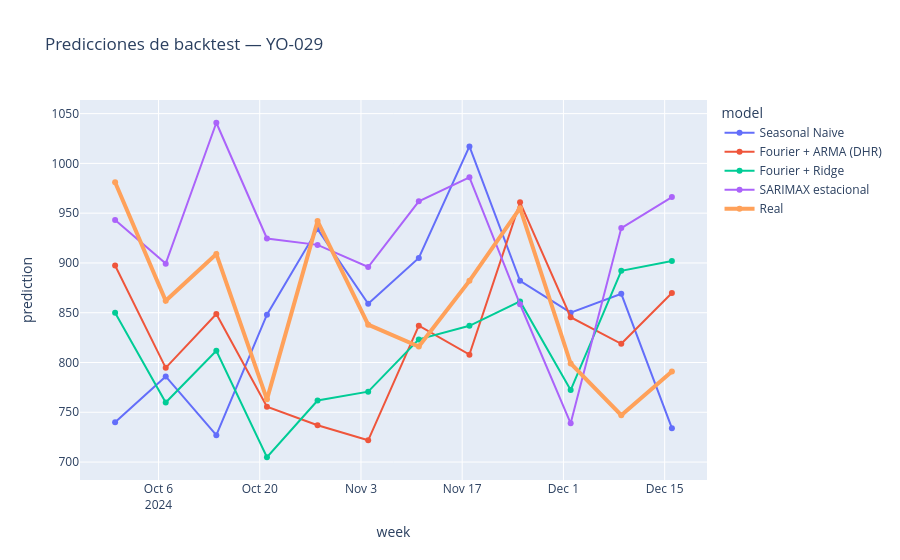

The cell this chart's notebook holds for it:
### Markdown cell above
## 6. Backtest de ejemplo

Los cuatro modelos pronostican **exactamente las mismas semanas**. WAPE determina el orden principal y MAE sirve como segunda métrica.

### Code cell
example_preds, example_metrics = rolling_backtest(series, params=example_params)
display(example_metrics)

fig = px.line(
    example_preds.sort_values('week'), x='week', y='prediction', color='model', markers=True,
    title=f'Predicciones de backtest — {example_sku}'
)
actual = example_preds[['week','actual']].drop_duplicates().sort_values('week')
fig.add_scatter(x=actual['week'], y=actual['actual'], mode='lines+markers', name='Real', line={'width':4})
fig.show()

### Figure 1 — Plotly figure (JSON) as saved in the notebook; plotly's stock layout.template omitted (floating-point values rounded to 4 significant figures)
{"data": [{"hovertemplate": "model=Seasonal Naive<br>week=%{x}<br>prediction=%{y}<extra></extra>", "legendgroup": "Seasonal Naive", "line": {"color": "#636efa", "dash": "solid"}, "marker": {"symbol": "circle"}, "mode": "lines+markers", "name": "Seasonal Naive", "orientation": "v", "showlegend": true, "type": "scatter", "x": ["2024-09-30T00:00:00", "2024-10-07T00:00:00", "2024-10-14T00:00:00", "2024-10-21T00:00:00", "2024-10-28T00:00:00", "2024-11-04T00:00:00", "2024-11-11T00:00:00", "2024-11-18T00:00:00", "2024-11-25T00:00:00", "2024-12-02T00:00:00", "2024-12-09T00:00:00", "2024-12-16T00:00:00"], "xaxis": "x", "y": [740.0, 786.0, 727.0, 848.0, 934.0, 859.0, 905.0, 1017.0, 882.0, 850.0, 869.0, 734.0], "yaxis": "y"}, {"hovertemplate": "model=Fourier + ARMA (DHR)<br>week=%{x}<br>prediction=%{y}<extra></extra>", "legendgroup": "Fourier + ARMA (DHR)", "line": {"color": "#EF553B", "dash": "solid"}, "marker": {"symbol": "circle"}, "mode": "lines+markers", "name": "Fourier + ARMA (DHR)", "orientation": "v", "showlegend": true, "type": "scatter", "x": ["2024-09-30T00:00:00", "2024-10-07T00:00:00", "2024-10-14T00:00:00", "2024-10-21T00:00:00", "2024-10-28T00:00:00", "2024-11-04T00:00:00", "2024-11-11T00:00:00", "2024-11-18T00:00:00", "2024-11-25T00:00:00", "2024-12-02T00:00:00", "2024-12-09T00:00:00", "2024-12-16T00:00:00"], "xaxis": "x", "y": [897.4, 794.6, 848.7, 755.5, 737.0, 721.9, 837.0, 807.9, 960.9, 845.5, 818.8, 869.8], "yaxis": "y"}, {"hovertemplate": "model=Fourier + Ridge<br>week=%{x}<br>prediction=%{y}<extra></extra>", "legendgroup": "Fourier + Ridge", "line": {"color": "#00cc96", "dash": "solid"}, "marker": {"symbol": "circle"}, "mode": "lines+markers", "name": "Fourier + Ridge", "orientation": "v", "showlegend": true, "type": "scatter", "x": ["2024-09-30T00:00:00", "2024-10-07T00:00:00", "2024-10-14T00:00:00", "2024-10-21T00:00:00", "2024-10-28T00:00:00", "2024-11-04T00:00:00", "2024-11-11T00:00:00", "2024-11-18T00:00:00", "2024-11-25T00:00:00", "2024-12-02T00:00:00", "2024-12-09T00:00:00", "2024-12-16T00:00:00"], "xaxis": "x", "y": [849.9, 759.8, 811.8, 704.8, 761.8, 770.7, 823.2, 836.8, 861.3, 772.3, 892.1, 901.9], "yaxis": "y"}, {"hovertemplate": "model=SARIMAX estacional<br>week=%{x}<br>prediction=%{y}<extra></extra>", "legendgroup": "SARIMAX estacional", "line": {"color": "#ab63fa", "dash": "solid"}, "marker": {"symbol": "circle"}, "mode": "lines+markers", "name": "SARIMAX estacional", "orientation": "v", "showlegend": true, "type": "scatter", "x": ["2024-09-30T00:00:00", "2024-10-07T00:00:00", "2024-10-14T00:00:00", "2024-10-21T00:00:00", "2024-10-28T00:00:00", "2024-11-04T00:00:00", "2024-11-11T00:00:00", "2024-11-18T00:00:00", "2024-11-25T00:00:00", "2024-12-02T00:00:00", "2024-12-09T00:00:00", "2024-12-16T00:00:00"], "xaxis": "x", "y": [943.2, 899.3, 1041.0, 924.6, 918.1, 895.9, 961.8, 986.0, 858.5, 738.9, 935.0, 966.2], "yaxis": "y"}, {"line": {"width": 4}, "mode": "lines+markers", "name": "Real", "type": "scatter", "x": ["2024-09-30T00:00:00", "2024-10-07T00:00:00", "2024-10-14T00:00:00", "2024-10-21T00:00:00", "2024-10-28T00:00:00", "2024-11-04T00:00:00", "2024-11-11T00:00:00", "2024-11-18T00:00:00", "2024-11-25T00:00:00", "2024-12-02T00:00:00", "2024-12-09T00:00:00", "2024-12-16T00:00:00"], "y": [981.0, 862.0, 909.0, 763.0, 942.0, 838.0, 816.0, 882.0, 955.0, 799.0, 747.0, 791.0]}], "layout": {"legend": {"title": {"text": "model"}, "tracegroupgap": 0}, "title": {"text": "Predicciones de backtest — YO-029"}, "xaxis": {"anchor": "y", "domain": [0.0, 1.0], "title": {"text": "week"}}, "yaxis": {"anchor": "x", "domain": [0.0, 1.0], "title": {"text": "prediction"}}}}
